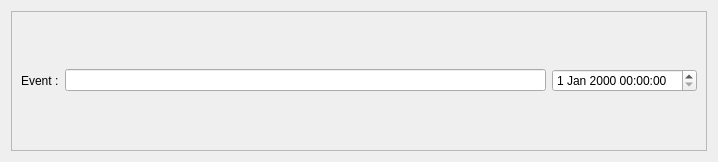
<?xml version="1.0" encoding="UTF-8"?>
<ui version="4.0">
 <class>performance_event</class>
 <widget class="QWidget" name="performance_event">
  <property name="geometry">
   <rect>
    <x>0</x>
    <y>0</y>
    <width>718</width>
    <height>162</height>
   </rect>
  </property>
  <property name="windowTitle">
   <string>Form</string>
  </property>
  <layout class="QGridLayout" name="gridLayout">
   <item row="0" column="0">
    <widget class="QFrame" name="frame">
     <property name="frameShape">
      <enum>QFrame::StyledPanel</enum>
     </property>
     <property name="frameShadow">
      <enum>QFrame::Raised</enum>
     </property>
     <layout class="QGridLayout" name="gridLayout_2">
      <item row="0" column="0">
       <widget class="QLabel" name="label">
        <property name="text">
         <string>Event :</string>
        </property>
       </widget>
      </item>
      <item row="0" column="2">
       <widget class="QDateTimeEdit" name="L_time"/>
      </item>
      <item row="0" column="1">
       <widget class="QLineEdit" name="L_event"/>
      </item>
     </layout>
    </widget>
   </item>
  </layout>
 </widget>
 <resources/>
 <connections/>
</ui>
